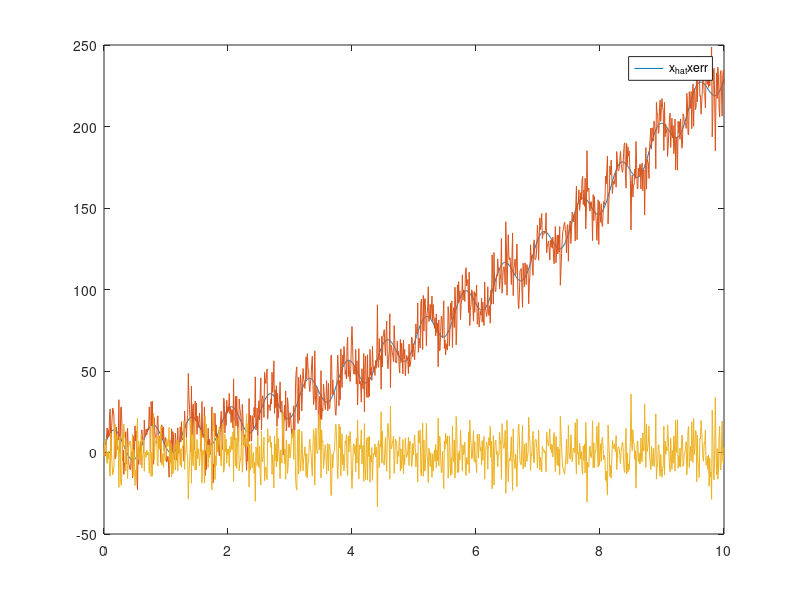
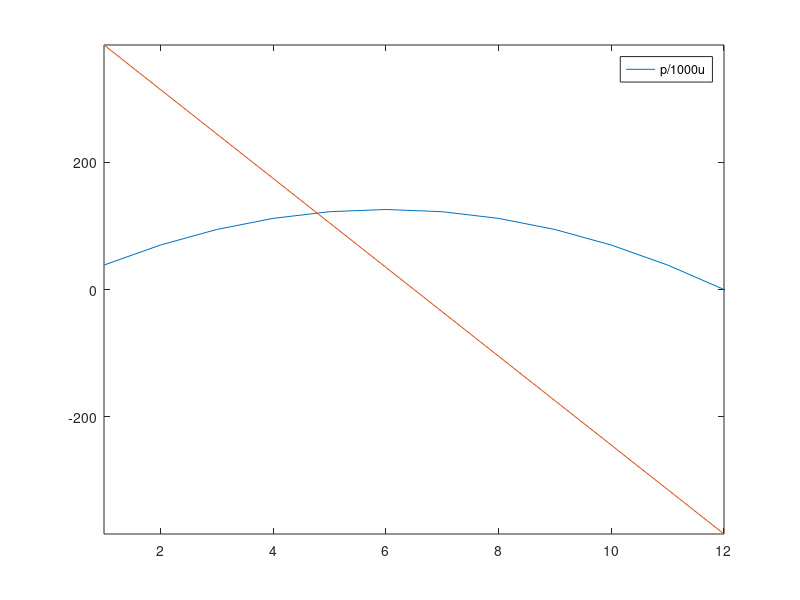

Recreate these plots in MATLAB, in order.
%% Midterm 1
%% 1.b

M1 = [1 j 0;
      0 1 j;
      0 j 0];
M2 = [1+j, 1+j, 1+j;
       2    2    2 ;
       0    0    0];
M3 = [1-j,  4, 5;
      1-2j, 6, 7;
      1-3j, 8, 9];
V = [reshape(M1,[9,1]),reshape(M2,[9,1]),reshape(M3,[9,1])];
rref(V);

%% 1.c 
% Find three orthonormal matrices $N_1, N_2, N_3$ such that $span\{N_1,N_2,N_3\}
% = span\{M_1,M_2,M_3\}$
%
% This can be done using the Gram-Schmidt orthogonalization prodecure detailed in
% section 2.15 of the book.


N1 = M1/sqrt(trace(M1'*M1))
e2 = M2 - trace(N1'*M2)*N1;
N2 = e2/sqrt(trace(e2'*e2))
e3 = M3 - trace(N1'*M3)*N1 - trace(N2'*M3)*N2;
N3 = e3/sqrt(trace(e3'*e3))

%%%
% Verify that they are orthogonal by $<N_i,N_j> = 0$ when $i\neq j$ for
% $i=1,2,3$ and $j=1,2,3$

trace(N1'*N2);
trace(N1'*N3);
trace(N2'*N3);

%% 2.
%%% 2.a
% Find the range and nullspace of A. 
% To find the nullspace of A, we need to find a vector s.t.
% Ax = 0. This can be done by finding the row reduced echelon form of A. 
A = [1 2 0; 0 3 1];
A_rref = rref(A)
null_space = [2/3;-1/3;1]
null_space = null_space/norm(null_space);
% this is the same result as matlab's function 
null(A);

%%% 2.b
% Using the answer from part a, we need to find the projection matrix Pb
% That projects $R^3$ onto the nullspace of A. This can be done
% easily using equation 2.20 from the book. 
% $P_B = B(B^HB)^{-1}B^H$ where $B$ is the null space of $A$
B = [2/3,-1/3,1]';
Pb = B*inv(B'*B)*B'

% The following is for testing purposes.
% create a random vector in $R^3$ and project it onto the nullspace of A
% then multiply it by A. The result should be the zero vector.
x = randi([-100,100],[3,1]);
zero_vector = A*Pb*x

%% 3.
%

% numerical approximation
t = linspace(0,1,10000)';
A = [1-t.^2,exp(-t)];
x = (1+t+t.^2+t.^3);
c_n = A\x

% Testing: y and z should be orthogonal to each other since they are in
% orthogonal subspaces. This means the inner product between them should be
% zero. 
y = A*c_n;
z = x-y;
sum(y.*z) % should be close to zero

%% 4.
load('mid1_p4_data.mat')
B = [sin(10*t'), t.^2',t',ones(length(t),1)];
C = B\x'
x_hat = B*C;

err = x_hat - x';

figure(1),clf;
plot(t',x_hat);
hold on
plot(t',x');
plot(t',err);
legend(["x_{hat}","x","err"])

%% 5
% Construct the gramiam to find the coefficients that minimize cost.
y1 = ones(12,1);
y2 = linspace(1200,100,12)'.*ones(12,1);
R = [dot(y1,y1), dot(y1,y2);
     dot(y1,y2), dot(y2,y2)];
b = [0;10^6];
c = inv(R)*b

% Construct u(k) and p(k) for plotting
u = [y1,y2]*c;
p = zeros(12,1);
temp = 0;
for index = 1:12
    p(index) = 100*sum(u(1:index));
end

% Get the total products produced and the number of workers at the end. 
total_produced = sum(p)
u_12 = sum(u)

% Plot the results
figure(2),clf;
plot(p/1000)
hold on
plot(u)
legend(["p/1000","u"])
axis tight





